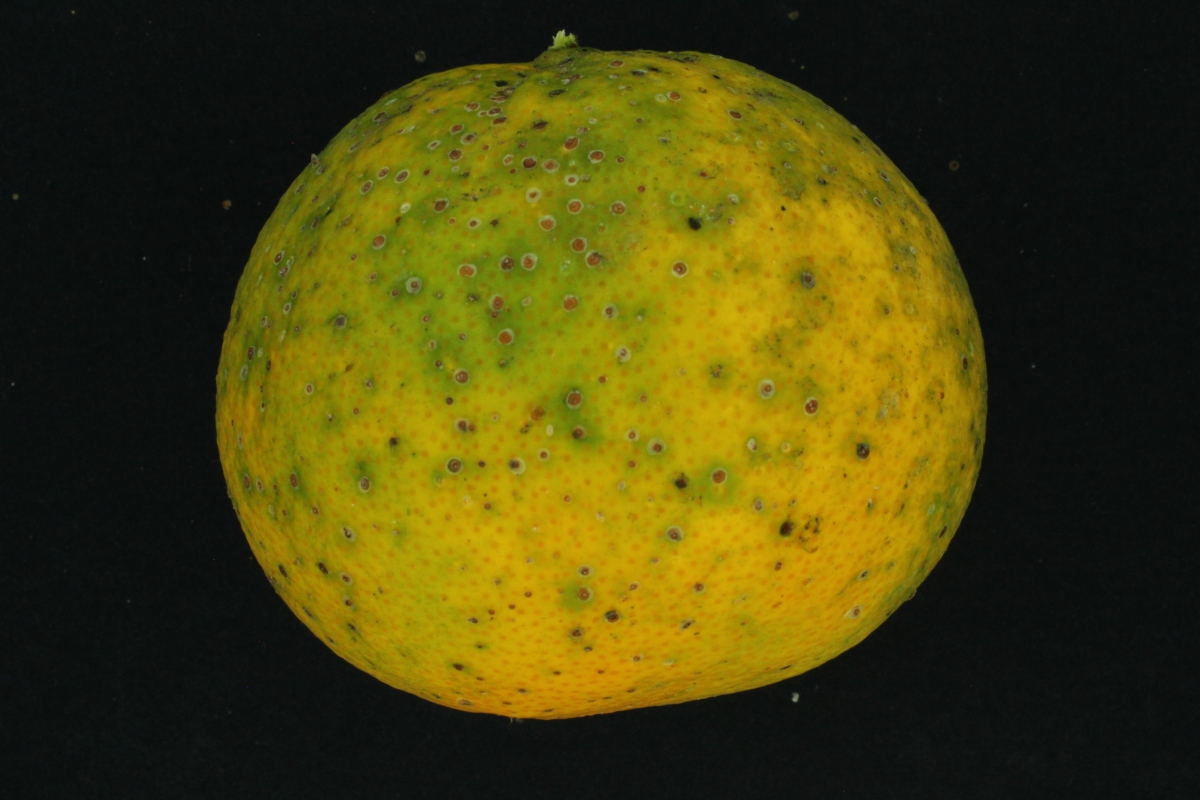
%> input picture FruitsDB/Oranges/Test/2013_10_31__0123.jpg, 1200 x 800 px
$ octave Dip_Final_Project.m   (GNU Octave 9; MATLAB toolbox functions it lacks are replaced by stand-ins)
%> lines starting %> are read from the running program, lines starting %| are printed output that depends on the picture; in (x1, y1, x2, y2) boxes, pixels count from 0 and x2, y2 are one past the last pixel; in counts of white or black regions, pixels touching at a corner belong together; the program's own positions count from 1
### src/findFeat.m
function [ clr ] = findFeat(img_rgb)
%Used to detect the color of an object that is already segmented out of the
%background.
%   img = inputted HSV image #x#x3channels as double !!!! object that is segmented out

%% FIND COLORS
%initialize
clr = NaN;
img = rgb2hsv(img_rgb);
Edges = [1, 13, 42, 70, 167, 252, 306]; %based on HSV 0-360
img = img*360; %to get HSV into 255 range
[ysize, xsize, ~] = size(img);

imgHue = img(:,:,1);
[N, Bins] = histc(imgHue(:), Edges);
clr = find(N==max(N)) ;

%plot
% tmp = 1:length(Edges);
% figure; bar(tmp,N); grid;

% assignin('base', 'N', N);
assignin('base', 'imgHue',imgHue);
% assignin('base', 'Edges', Edges);
end

### src/Dip_Final_Project.m
close all;
clc;

%Read in the image
image = imread('../FruitsDB/Oranges/Test/2013_10_31__0123.jpg');
%> image is the input picture: size 800x1200x3 uint8; mean R, G, B 73.1, 66.4, 12.2
figure(1),imshow(image);
title('Original image')

%Initialize KNN model
load('featureVectors.mat');
mdl = fitcknn(vector,Y,'NumNeighbors',4,'Standardize',1);

%initialize feature vector
mangoCount= 0;
orangeCount= 0;
appleCount= 0;
vector = zeros(1,4);
R = zeros(1,4);

%adjust image to accentuate colors
img = imadjust(image,[.2 .2 .2; .65 .65 .65],[]);

%Convert image to HSV to be able to take Saturation channel
img = rgb2hsv(img);
%> img: size 800x1200x3 double; mean H, S, V 0.0643, 0.432, 0.357

% level = graythresh(img);
% bw_img = im2bw(img,level);
% bw_img = imclose(bw_img,ones([3,3]));

%grab the seperate hue, saturation, and value channels
hue = img(:,:,1);
saturation = img(:,:,2);
value = img(:,:,3);
[row, col] = size(saturation);
%> row = 800; col = 1200
% figure,imshow(hue)
% figure,imshow(saturation)
% figure,imshow(value)

% threshold the saturation channel of the image
threshold_sat = saturation > 0.4;
%> threshold_sat: size 800x1200 logical; 43.3% white; 13 white regions (10 under 20 px), largest, box (x1, y1, x2, y2) and area: (215, 30, 988, 722) 415408, (224, 201, 230, 208) 31, (792, 693, 799, 702) 27
% figure,imshow(threshold_sat)
% threshold_val = value < 0.9;
% figure,imshow(threshold_val)
% threshold = threshold_val & threshold_sat;
% figure,imshow(threshold)

%convert from logical to double
thresh = +threshold_sat;

%perform opening to remove dots
%thresh = bwareaopen(thresh,100);

%perform close to close holes and then fill in any extra holes
for u = 1:5
    thresh = imclose(thresh,ones(9));
end
%> this loop made 5 passes
%> pass 1, `thresh = imclose(thresh,ones(9));`:
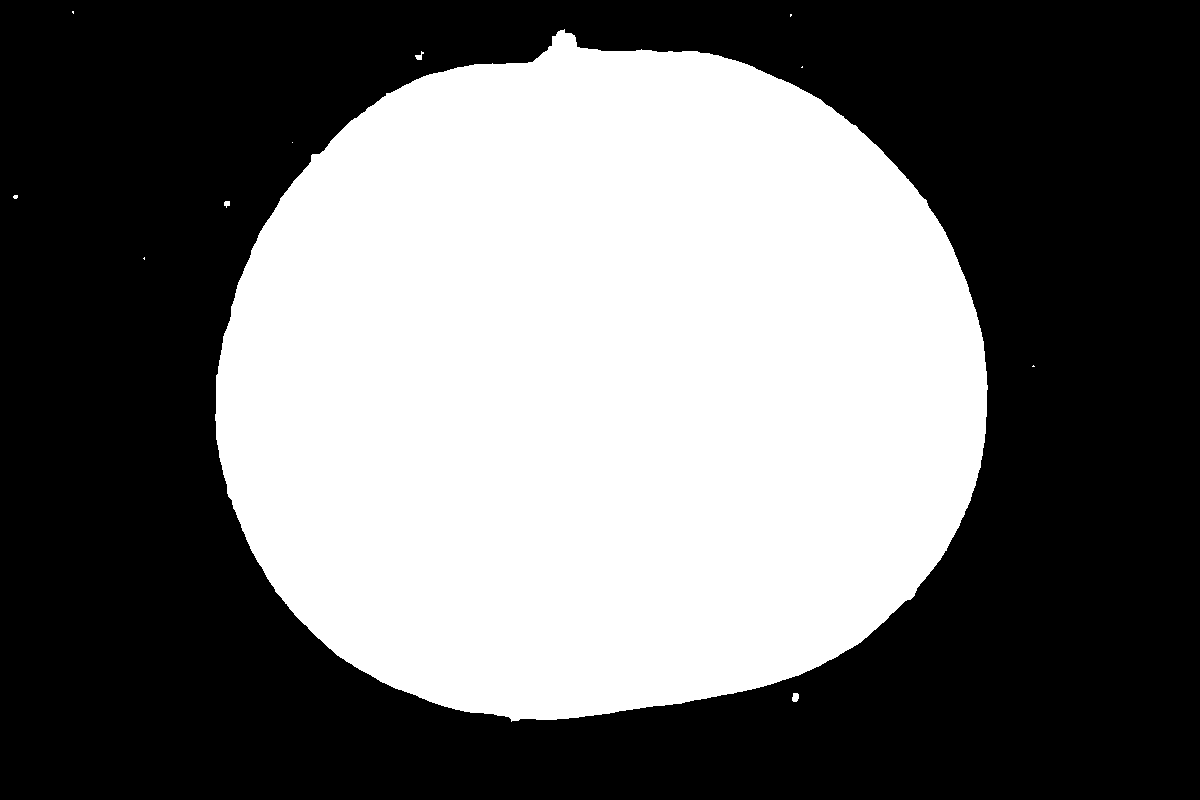
%> thresh: size 800x1200 double; values 0 (black) and 1 (white), 43.3% white; 11 white regions (7 under 20 px), largest, box (x1, y1, x2, y2) and area: (215, 29, 988, 722) 415769, (792, 693, 799, 702) 53, (415, 51, 424, 60) 39, (224, 201, 230, 208) 31
thresh = imfill(thresh,'holes');

%find the connected components and take out anything less than
%1000 pixels because it is noise and not fruit
connCompThreshold = 1000;
CC = bwconncomp(thresh);
%> CC = 11 connected components

for i = 1:CC.NumObjects
    L = length(CC.PixelIdxList{i});
    if L < connCompThreshold
        thresh(CC.PixelIdxList{i}) = 0;
    end
end
%> this loop made 11 passes
%> L on passes 1 to 11: 17, 5, 4, 415769, 31, 1, 39, 5, 53, 3, 4
%> thresh: size 800x1200 double; values 0 (black) and 1 (white), 43.3% white; 1 white region, box (x1, y1, x2, y2) and area: (215, 29, 988, 722) 415769

%figure(4), imshow(thresh)
%title('Connected Component thresholded Image')

%find the fruit in the image
CC = bwconncomp(thresh);
%> CC = 1 connected component

%create a label matrix, may be unneccesarry
label = 1;
label_matrix = zeros(row,col);
for n = 1:CC.NumObjects
     label_matrix(CC.PixelIdxList{n}) = label;
     label = label + 1;
end
%> this loop made 1 pass
%> label on pass 1: 2

% Extract the fruit from the image, loops around for each individual fruit
for i = 1:CC.NumObjects
    %get an image with the individual fruit in the image ignoring all
    %others
    temp = zeros(row,col);
    temp(CC.PixelIdxList{i}) = 1;
    %figure, imshow(temp)
    %title('Indiviual Fruit that was extracted out')

    %Use regionprops to get the bounding box to take out the image and
    %other feature of the fruit
    stats = regionprops(temp,'Area','Perimeter','BoundingBox','Eccentricity','Centroid','FilledImage');

    %Put the bounding box that was detected onto the image
    hold on
    rectange = rectangle('Position', stats.BoundingBox, 'EdgeColor','r');
    hold off

    %get individual parts of BoundingBox to get X, Y, Width, Height
    %x is the leftmost pixel for the CC
    x = stats.BoundingBox(1); x = round(x);
    %y is the topmost pixel for the CC
    y = stats.BoundingBox(2); y = round(y);
    %width is the number of pixels from x to the right
    width = stats.BoundingBox(3); width = round(width);
    %width is the number of pixels from y to the bottom of the image
    height = stats.BoundingBox(4); height = round(height);
    fruit_size = [width,height];
    %get short to longer width and height vector to get rid of a few
    %orientation problem
    [T,I_max] = max(fruit_size);
    [T,I_min] = min(fruit_size);
    longer = fruit_size(I_max);
    shorter = fruit_size(I_min);

    %get the top left, top right, bottom left, bottom right coordinates
    topLeftCorner = [x, y];
    topRightCorner = [x + width, y];
    bottomLeftCorner = [x, y + height];
    bottomRightCorner = [x + width, y + height];

    %crop out the sub image to send to knn and feature selection
    subImage = image(y:(y + height -1),x:(x + width -1),:);

    %Threshold the unneccesarry parts in the RGB to white
    filledImage = stats.FilledImage;
    bIndinces = find(filledImage == 0);
    %seperate out each channel in the rgb and set it equal to white
    channelR = subImage(:,:,1);
    channelG = subImage(:,:,2);
    channelB = subImage(:,:,3);
    channelR(bIndinces) = 255;
    channelG(bIndinces) = 255;
    channelB(bIndinces) = 255;
    rgbOut = cat(3, channelR, channelG, channelB);

    %figure,imshow(rgbOut)
    %title('Segmented out RGB fruit with white surrounding')
    %
    %figure,imshow(image(y:(y + height),x:(x + width),:));
    %title('Segmented out RGB fruit')
    %imwrite(subImage,'croppedBanana_1.png','PNG');

    [ clr ] = findFeat(rgbOut);
    Xnew = [stats.Eccentricity, longer/1000, shorter/1000, clr/3];
    vector(i,:) = Xnew;

    % returns a matrix of scores, indicating the likelihood that a label comes
    % from a particular class.
    [label,POSTERIOR, score] = predict(mdl,Xnew);

    %get fruit count
%> (the run ends here)
